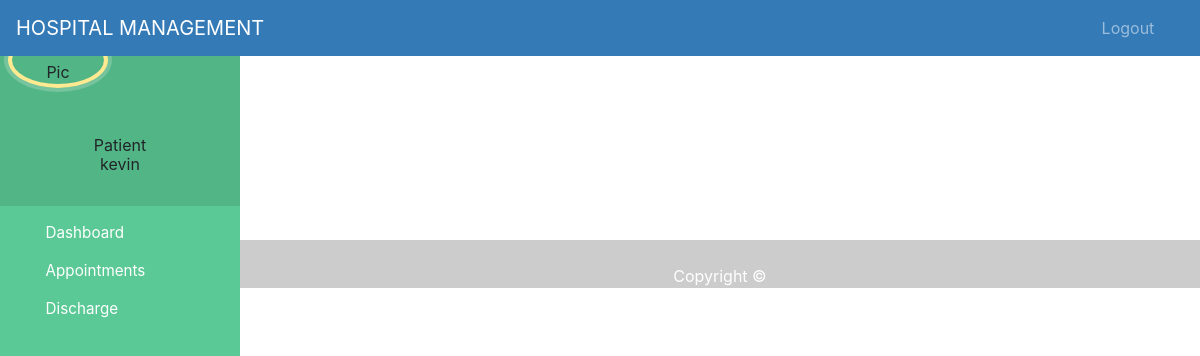
Before: /patient/dashboard/content/doctor-by-county/7 (signed in) with the older database file.
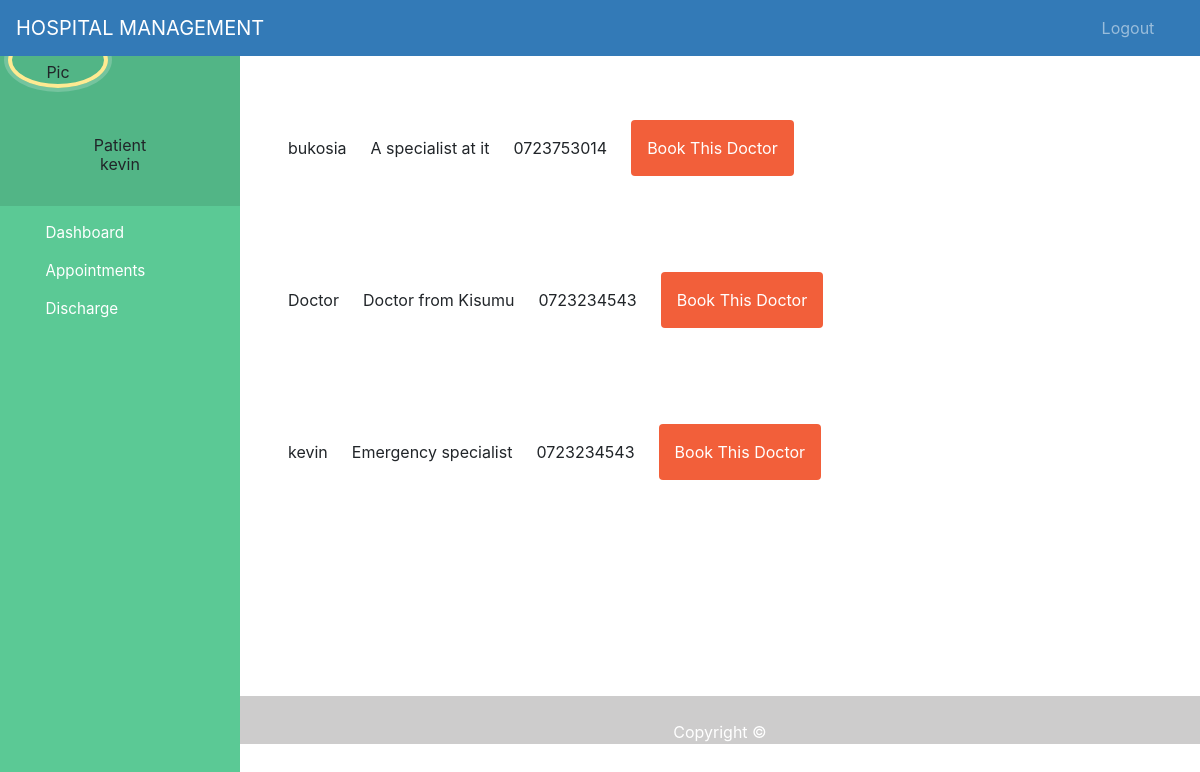
After: the same page with the newer database file.
### bookingapp/models.py (models this page shows, shortened)
class Doctor(models.Model):
    CARD ='Cardiologist'
    DERMA = 'Dermatologist'
    EMERGE =  'Emergency Specialist'
    ALLERGY = 'Allergy Specialist'
    ANAE = 'Anesthesiologist'
    COLON = 'COlon and Rectal Surgeon'
    NORMAL = 'Consultant'
    SPECIALIZATION_CHOICES = [
        (CARD, 'Cardiologist'),
        (DERMA, 'Dermatologist'),
        (EMERGE, 'Emergency Specialist'),
        (ALLERGY, 'Allergy Specialist'),
        (ANAE, 'Anesthesiologist'),
        (COLON, 'COlon and Rectal Surgeon'),
        (NORMAL, 'Consultant'),
    ]
    user = models.OneToOneField(User, on_delete=models.CASCADE, related_name='doctor', null=True)
    age = models.IntegerField()
    phone = models.CharField(max_length=255)
    county = models.ForeignKey(County, on_delete=models.CASCADE, null=True)
    specialization = models.CharField(max_length=50,choices=SPECIALIZATION_CHOICES , null=True)
    biography = models.TextField(null=True, default='-')
    birth_date = models.DateField(null=True, blank=True)
    has_schedule = models.BooleanField(default=False)
    last_update = models.DateTimeField(auto_now = True)
    created_at = models.DateTimeField(auto_now_add = True)

### bookingapp/views.py (the view)
# urls.py: path('patient/dashboard/content/doctor-by-county/<county_id>', views.view_doctor_by_county, name= 'doctor-by-county'),
@login_required(login_url='members/login_user/')
def view_doctor_by_county(request, county_id):
    county_doctor = Doctor.objects.filter(county=county_id).order_by('specialization')
    return render(request, 'patient/doctor_by_county.html', { 'county_doctor': county_doctor })

### bookingapp/templates/patient/doctor_by_county.html (shortened to what this page needs)
{% extends 'patient/dashboard.html' %}
{% load tailwind_tags %}
{% block content %}
<!DOCTYPE html>
<html lang="en">
<head>
    {% tailwind_css %}
</head>
<body>
    {% for doctor in county_doctor %}
    <table>
    <div class="relative container mx-auto p-6">
        <div class="flex space-x-6 p-6">
    <li class="flex items-center justify-between"> <a href="">{{ doctor.user.first_name }} </a></li>
    <li class="flex items-center justify-between"> {{ doctor.biography }}</li>
    <li class="flex items-center justify-between"> {{ doctor.phone }}</li>
    <a href="{% url 'appointment-form' doctor.id  %}" class="p-3 px-6 pt-2 text-white bg-brightRed rounded baseline hover:bg-brightRedLight">
        Book This Doctor
    </a>
   </div>
</div>
</table>
    {% endfor %}
</body>
</html>
{% endblock %}

### bookingapp/templates/patient/dashboard.html (shortened to what this page needs)
<!DOCTYPE html>
{% load static %}
<html lang="en">
<head>
  <link rel="stylesheet" href="https://stackpath.bootstrapcdn.com/bootstrap/4.3.1/css/bootstrap.min.css">
  <link rel="stylesheet" href="https://maxcdn.bootstrapcdn.com/font-awesome/4.7.0/css/font-awesome.min.css">
</head>
<body>
  <nav class="menu" tabindex="0">
    <header class="avatar">
      <img src="{% static patient.profile_pic.url %}" alt="Profile Pic" />
      <br><br>
      <h6>Patient</h6>
      <h2>{{request.user.first_name}}</h2>
    </header>
    <ul>
      <li tabindex="0" class="icon-dashboard"> <a style="color:white; text-decoration:none;" href="/patient-dashboard"><span>Dashboard</span></a> </li>
      <li tabindex="0" class="icon-calendar"> <a style="color:white; text-decoration:none;" href="/patient-appointment"><span>Appointments</span></a></li>
      <li tabindex="0" class="icon-users"> <a style="color:white; text-decoration:none;" href="/patient-discharge"><span>Discharge</span></a></li>
    </ul>
  </nav>
  <main>
    <div class="bs-example">
      <nav class="navbar navbar-expand-md  navbar-dark fixed-top" style="background:#337AB7;">
        <a href="/patient-dashboard" class="navbar-brand">HOSPITAL MANAGEMENT</a>
        <div class="collapse navbar-collapse justify-content-between" id="navbarCollapse">
          <div class="navbar-nav" style=" margin-left: 90%;">
            <a href="/logout" class="nav-item nav-link">Logout</a>
          </div>
        </div>
      </nav>
    </div>
    <br><br>
    {% block content %}
    {% endblock content %}
    <br><br><br><br><br><br><br>
    <footer>
      <br>
      <div class="container">
        <div class="row">
          <div class="col-md-12 col-sm-12">
            <div style="color:#ffffff;" class="wow fadeInUp footer-copyright">
              <p>
                Copyright &copy;  </p>
            </div>
          </div>
        </div>
      </div>
    </footer>
  </main>
</body>
</html>

### bookingapp/templates/patient/dashboard.html (style rules this page uses)
a:link { text-decoration: none; }
a { color: white; }
footer { padding: 0px 0px 0px 0px; background-color: rgba(7, 1, 1, 0.2); margin: 0px; }
p { text-align: center; }
body { padding-left: 240px; }
main { position: relative; height: 100vh; }
.menu { background: #5bc995; height: 100vh; width: 240px; position: fixed; top: 0px; left: 0; z-index: 5; outline: none; }
.menu .avatar { background: rgba(0, 0, 0, 0.1); padding: 2em 0.5em; text-align: center; }
.menu .avatar img { width: 100px; border-radius: 50%; overflow: hidden; border: 4px solid #ffea92; box-shadow: 0 0 0 4px rgba(255, 255, 255, 0.2); }
.menu .avatar h2 { font-weight: normal; margin-bottom: 0; }
.menu ul { list-style: none; padding: 0.5em 0; margin: 0; }
.menu ul li { padding: 0.5em 1em 0.5em 3em; font-size: 0.95em; font-weight: regular; background-repeat: no-repeat; background-position: left 15px center; background-size: auto 20px; transition: all 0.15s linear; cursor: pointer; }
.menu ul li.icon-dashboard { background-image: url("http://www.entypo.com/images//gauge.svg"); }
.menu ul li.icon-users { background-image: url("http://www.entypo.com/images//users.svg"); }
.menu ul li.icon-calendar { background-image: url("http://www.entypo.com/images//calendar.svg"); }

Changed rows visible on the page:
added Doctor: user.first_name "bukosia", biography "A specialist at it", phone "0723753014"
added Doctor: user.first_name "Doctor", biography "Doctor from Kisumu", phone "0723234543"
added Doctor: user.first_name "kevin", biography "Emergency specialist", phone "0723234543"
